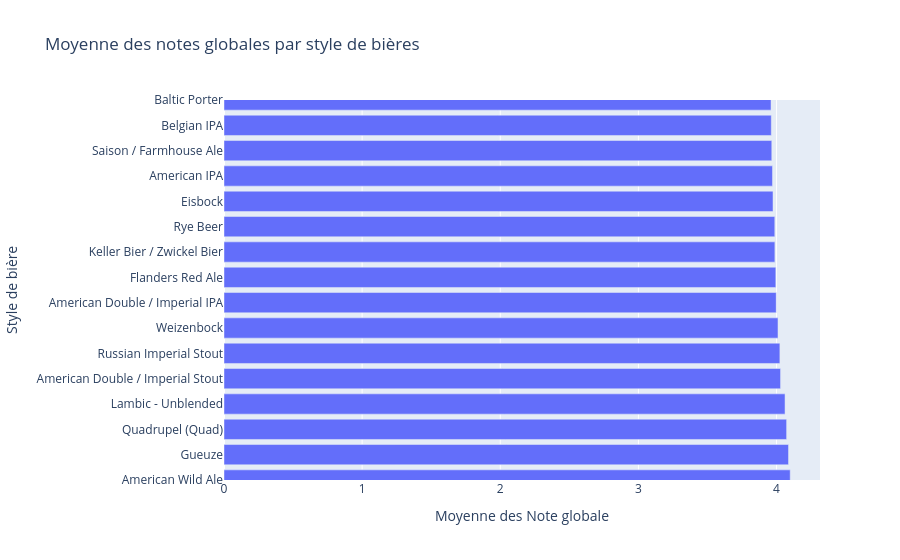

Write notebook code for a chart like this one.
### Markdown cell above
*Top 10 des styles de bières les mieux notées*

### Code cell
beer_style_ratings = df.groupby('beer_style')['review_overall'].mean().sort_values(ascending=False).reset_index()
fig = px.bar(beer_style_ratings, y='beer_style', x='review_overall', orientation='h', title='Moyenne des notes globales par style de bières')
fig.update_xaxes(title_text='Moyenne des Note globale')
fig.update_yaxes(title_text='Style de bière')
fig.update_yaxes(range=[0,15])
fig.show()

### Figure 1 — Plotly figure (JSON) as saved in the notebook; plotly's stock layout.template omitted (floating-point values rounded to 4 significant figures)
{"data": [{"alignmentgroup": "True", "hovertemplate": "review_overall=%{x}<br>beer_style=%{y}<extra></extra>", "legendgroup": "", "marker": {"color": "#636efa", "pattern": {"shape": ""}}, "name": "", "offsetgroup": "", "orientation": "h", "showlegend": false, "textposition": "auto", "type": "bar", "x": [4.099, 4.087, 4.073, 4.061, 4.029, 4.024, 4.01, 3.998, 3.995, 3.988, 3.987, 3.974, 3.971, 3.965, 3.962, 3.96, 3.96, 3.954, 3.953, 3.947, 3.933, 3.929, 3.918, 3.917, 3.913, 3.908, 3.904, 3.899, 3.898, 3.896, 3.889, 3.888, 3.879, 3.878, 3.878, 3.877, 3.876, 3.874, 3.873, 3.873, 3.872, 3.871, 3.867, 3.866, 3.859, 3.851, 3.849, 3.837, 3.836, 3.835, 3.832, 3.83, 3.823, 3.818, 3.801, 3.798, 3.798, 3.796, 3.793, 3.787, 3.786, 3.784, 3.783, 3.779, 3.774, 3.773, 3.753, 3.75, 3.749, 3.739, 3.737, 3.733, 3.722, 3.705, 3.697, 3.69, 3.69, 3.688, 3.669, 3.659, 3.652, 3.651, 3.65, 3.645, 3.619, 3.609, 3.608, 3.601, 3.573, 3.506, 3.469, 3.417, 3.41, 3.402, 3.377, 3.204, 3.119, 3.108, 3.007, 2.914, 2.862, 2.685, 2.677, 2.551], "xaxis": "x", "y": ["American Wild Ale", "Gueuze", "Quadrupel (Quad)", "Lambic - Unblended", "American Double / Imperial Stout", "Russian Imperial Stout", "Weizenbock", "American Double / Imperial IPA", "Flanders Red Ale", "Keller Bier / Zwickel Bier", "Rye Beer", "Eisbock", "American IPA", "Saison / Farmhouse Ale", "Belgian IPA", "Baltic Porter", "Gose", "Oatmeal Stout", "Hefeweizen", "Roggenbier", "American Black Ale", "Dubbel", "English Porter", "Tripel", "Belgian Strong Dark Ale", "American Porter", "Flanders Oud Bruin", "Old Ale", "American Barleywine", "Belgian Strong Pale Ale", "Milk / Sweet Stout", "Lambic - Fruit", "Bière de Garde", "Foreign / Export Stout", "Berliner Weissbier", "American Stout", "Doppelbock", "Scotch Ale / Wee Heavy", "Munich Helles Lager", "American Strong Ale", "California Common / Steam Beer", "American Pale Ale (APA)", "American Brown Ale", "Dunkelweizen", "American Double / Imperial Pilsner", "Extra Special / Strong Bitter (ESB)", "English Barleywine", "English Dark Mild Ale", "Schwarzbier", "Dortmunder / Export Lager", "Maibock / Helles Bock", "Altbier", "Belgian Pale Ale", "Wheatwine", "American Amber / Red Ale", "Irish Dry Stout", "Rauchbier", "Kölsch", "Czech Pilsener", "Scottish Ale", "English Strong Ale", "English Bitter", "Witbier", "Märzen / Oktoberfest", "English Brown Ale", "Vienna Lager", "Smoked Beer", "English Stout", "Belgian Dark Ale", "English India Pale Ale (IPA)", "German Pilsener", "Kristalweizen", "Munich Dunkel Lager", "Winter Warmer", "Sahti", "Irish Red Ale", "Scottish Gruit / Ancient Herbed Ale", "English Pale Ale", "American Dark Wheat Ale", "American Pale Wheat Ale", "Braggot", "Bock", "English Pale Mild Ale", "Bière de Champagne / Bière Brut", "Pumpkin Ale", "Cream Ale", "American Blonde Ale", "Faro", "American Amber / Red Lager", "Black & Tan", "Herbed / Spiced Beer", "Fruit / Vegetable Beer", "American Pale Lager", "Euro Dark Lager", "Kvass", "Euro Pale Lager", "Japanese Rice Lager", "Chile Beer", "American Adjunct Lager", "Happoshu", "Euro Strong Lager", "Light Lager", "American Malt Liquor", "Low Alcohol Beer"], "yaxis": "y"}], "layout": {"barmode": "relative", "legend": {"tracegroupgap": 0}, "title": {"text": "Moyenne des notes globales par style de bières"}, "xaxis": {"anchor": "y", "domain": [0, 1], "title": {"text": "Moyenne des Note globale"}}, "yaxis": {"anchor": "x", "domain": [0, 1], "range": [0, 15], "title": {"text": "Style de bière"}}}}
